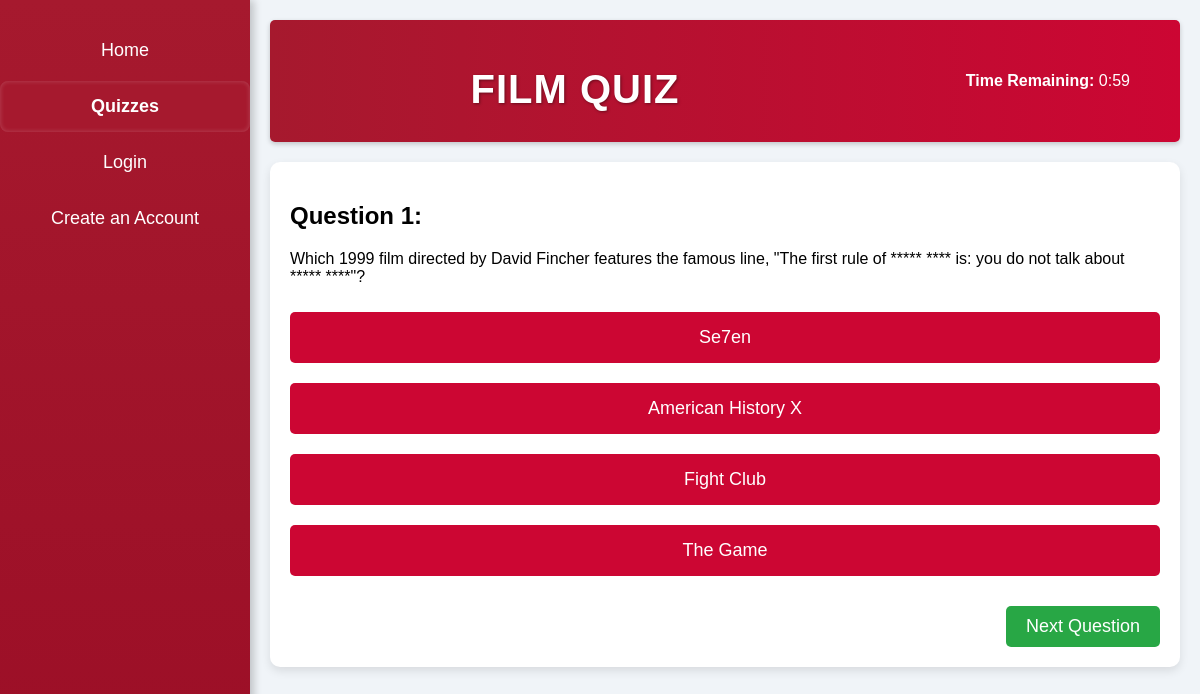
Page /play_quiz/4 on the committed database.
### create_quiz.py (models this page shows)
class Quiz(db.Model):
    __tablename__ = 'quiz'
    id = db.Column(db.Integer, primary_key=True)
    title = db.Column(db.String(100), nullable=False)
    description = db.Column(db.Text, nullable=False)
    time_limit = db.Column(db.Integer, nullable=False)  # Time limit in minutes
    total_questions = db.Column(db.Integer, nullable=False)

class Question(db.Model):
    __tablename__ = 'question'
    id = db.Column(db.Integer, primary_key=True)
    quiz_id = db.Column(db.Integer, db.ForeignKey('quiz.id'), nullable=False)
    question_text = db.Column(db.String(255), nullable=False)
    option1 = db.Column(db.String(255), nullable=False)
    option2 = db.Column(db.String(255), nullable=False)
    option3 = db.Column(db.String(255), nullable=False)
    option4 = db.Column(db.String(255), nullable=False)
    correct_answer = db.Column(db.String(255), nullable=False)

### app.py (the view)
@app.route("/play_quiz/<int:quiz_id>")
def play_quiz(quiz_id):
    quiz = Quiz.query.get(quiz_id)
    if not quiz:
        flash("Quiz not found.")
        return redirect(url_for('quizzes'))
    questions = Question.query.filter_by(quiz_id=quiz_id).all()
    question_index = int(request.args.get('question_index', 0))
    if question_index < len(questions):
        current_question = questions[question_index]
    else:
        return redirect(url_for('final_score', quiz_id=quiz_id))  # Redirect to the final score page
    quiz_data = {
        'quiz_id': quiz.id,
        'title': quiz.title,
        'description': quiz.description,
        'time_limit': quiz.time_limit,
        'current_question': {
            'question_text': current_question.question_text,
            'options': {
                '1': current_question.option1,
                '2': current_question.option2,
                '3': current_question.option3,
                '4': current_question.option4
            },
            'correct_answer': current_question.correct_answer
        }
    }
    return render_template("play_quiz.html", quiz=quiz_data, current_question=question_index)

### templates/play_quiz.html (shortened to what this page needs)
<!DOCTYPE html>
<html lang="en">
<head>
    <link rel="stylesheet" href="{{ url_for('static', filename='main.css') }}">
</head>
<body>
    <div class="sidebar">
        <a href="/" title="">Home</a>
        <a class="active" href="/quizzes" title="">Quizzes</a>
        {% if 'user_id' in session %}
            <a href="/create_quiz" title="">Create a Quiz</a>
            <a href="/logout" title="">Log Out</a>
        {% else %}
            <a href="/login" title="">Login</a>
            <a href="/signup" title="">Create an Account</a>
        {% endif %}
    </div>
    <div class="main-content">
        <header style="display: flex; justify-content: space-between; align-items: center;">
            <div style="flex-grow: 1; text-align: center;">
                <h1>{{ quiz.title }}</h1>
            </div>
            <div style="text-align: right; width: 250px; padding-right: 50px">
                <p><strong>Time Remaining:</strong> <span id="timer" data-time-limit="{{ quiz.time_limit }}">{{ quiz.time_limit }}:00</span></p>
            </div>
        </header>
        <div class="quiz-container" data-correct-answer="{{ quiz.current_question.correct_answer }}">
            <div class="question-box">
                <h2>Question {{ current_question + 1 }}:</h2>
                <p>{{ quiz.current_question.question_text }}</p>
                <ul class="options">
                    {% for option_id, answer in quiz.current_question.options.items() %}
                    <li>
                        <button class="option-btn" data-option-id="{{ option_id }}">
                            {{ answer }}
                        </button>
                    </li>
                    {% endfor %}
                </ul>
            </div>
            <div class="next-question">
                <form action="{{ url_for('play_quiz', quiz_id=quiz.quiz_id) }}" method="GET">
                    <button type="submit" class="next-btn">Next Question</button>
                </form>
            </div>
        </div>
    </div>
</body>
</html>

### static/main.css (style rules this page uses)
body { font-family: 'Arial', sans-serif; margin: 0; padding: 0; display: flex; min-height: 100vh; background-color: #f0f4f8; }
.sidebar { height: 100vh; width: 250px; background: linear-gradient(180deg, #A6192E 0%, #9B0E26 100%); padding-top: 20px; position: fixed; box-shadow: 4px 0 8px rgba(0, 0, 0, 0.2); transition: width 0.3s; text-align: center; }
h1 { font-size: 2.5rem; font-weight: bold; text-transform: uppercase; letter-spacing: 1px; margin-bottom: 10px; text-shadow: 1px 1px 3px rgba(0, 0, 0, 0.4); }
.sidebar a { padding: 15px 20px; text-decoration: none; font-size: 18px; color: white; display: block; margin: 5px 0; border-radius: 8px; transition: background-color 0.3s, transform 0.2s, box-shadow 0.3s; }
.active { background-color: #A6192E; font-weight: bold; box-shadow: inset 0 0 5px rgba(255, 255, 255, 0.2); }
.main-content { margin-left: 250px; padding: 20px; flex-grow: 1; animation: fadeIn 0.5s; }
header { display: flex; justify-content: center; align-items: center; background: linear-gradient(to right, #A6192E, #CC0633); color: #fff; padding: 20px 0; border-radius: 5px; margin-bottom: 20px; box-shadow: 0 2px 5px rgba(0, 0, 0, 0.2); width: 100%; }
.quiz-container { background-color: #fff; border-radius: 10px; padding: 20px; box-shadow: 0 4px 10px rgba(0, 0, 0, 0.1); margin: 20px auto; max-width: auto; }
.question-box { margin-bottom: 20px; }
.question-box h2 { font-size: 24px; }
.options { list-style-type: none; padding: 0; }
.option-btn { background-color: #CC0633; color: white; border: none; border-radius: 5px; padding: 15px; font-size: 18px; cursor: pointer; transition: background-color 0.3s; margin: 10px 0; width: 100%; }
.next-question { text-align: right; }
.next-btn { background-color: #28A745; color: white; border: none; border-radius: 5px; padding: 10px 20px; font-size: 18px; cursor: pointer; transition: background-color 0.3s; }

### rows in the picture
Quiz: title "FILM QUIZ"
Question: current_question.question_text "Which 1999 film directed by David Fincher features the famous line, \"The first rule of ***** **** is: you do not talk about ***** ****\"?", option1 "Se7en", option2 "American History X", option3 "Fight Club", option4 "The Game"

### other values in the picture
{{ current_question + 1 }} "1"
